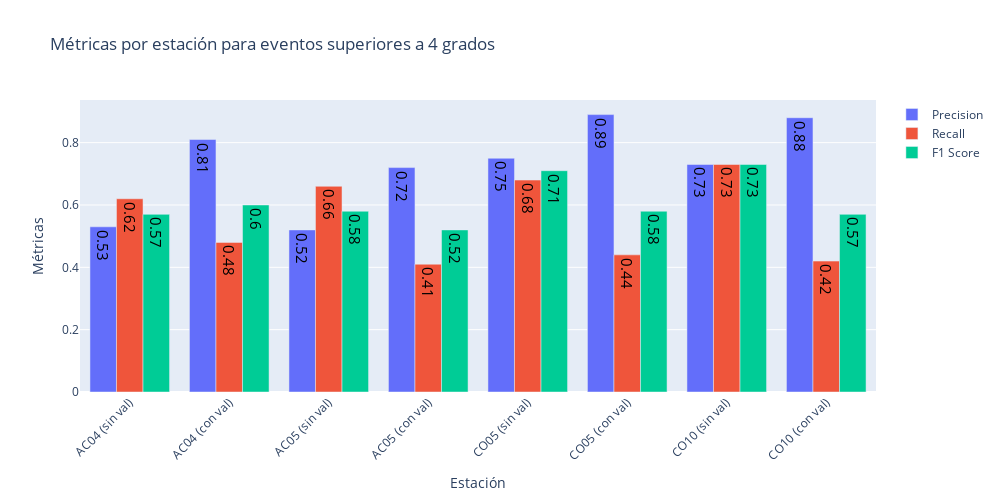
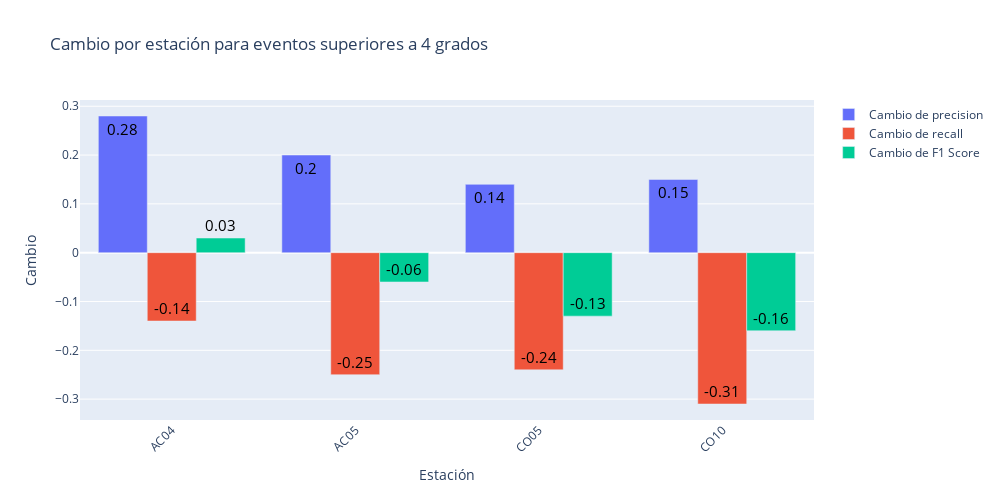
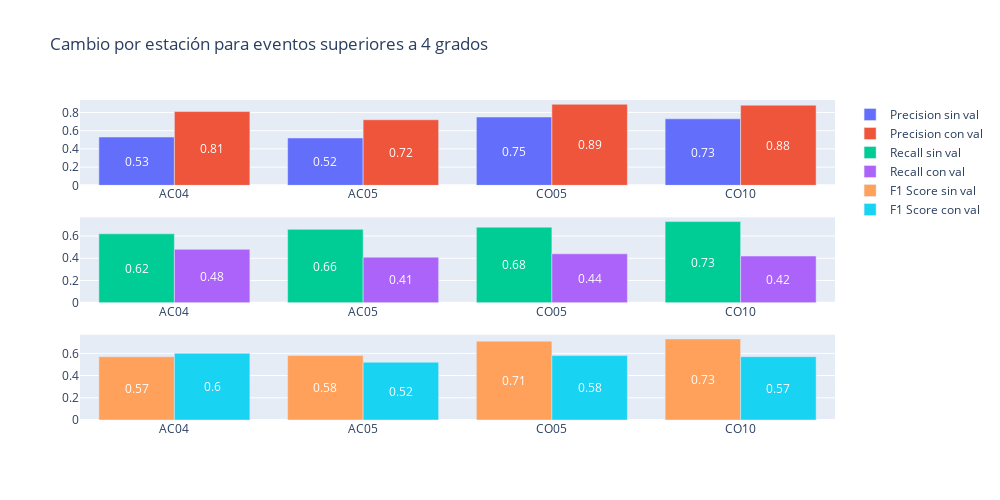
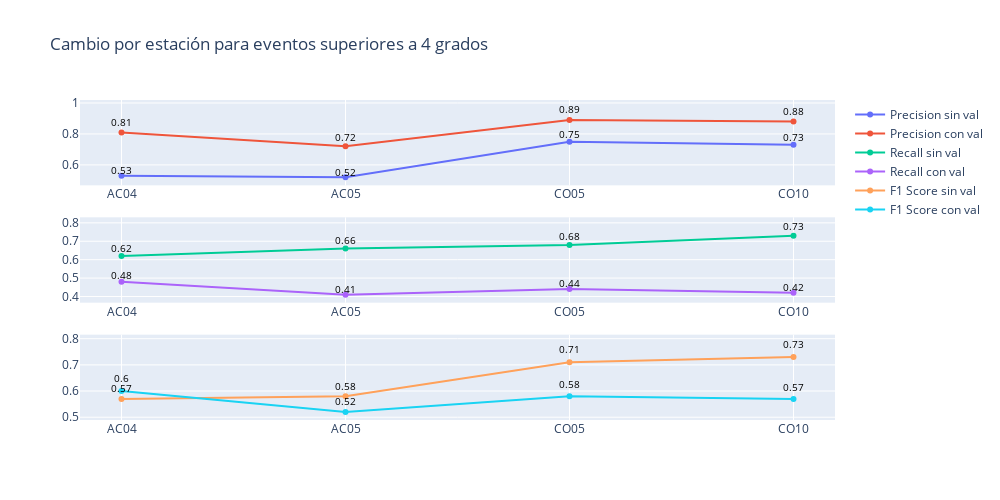

The notebook cell saved with these charts, in order:
### Markdown cell above
## 5.1. Plot de las métricas Precision, Recall y F1-Score antes y después de la validación

### Code cell
resultados_totales = []

for before, after in zip(results_no_val, results_with_val):
    before = before.copy()
    before['identificador'] += ' (sin val)'
    resultados_totales.append(before)

    after = after.copy()
    after['identificador'] += ' (con val)'
    resultados_totales.append(after)


plot_metrics(resultados_totales, titles[3])
plot_differences_amount(results_no_val, results_with_val, titles[3])
plot_differences_bar(results_no_val, results_with_val, titles[3])
plot_differences_scatter(results_no_val, results_with_val, titles[3])

### Figure 1 — Plotly figure (JSON) as saved in the notebook; plotly's stock layout.template omitted (floating-point values rounded to 4 significant figures)
{"data": [{"name": "Precision", "text": ["0.53", "0.81", "0.52", "0.72", "0.75", "0.89", "0.73", "0.88"], "textfont": {"color": "black", "size": 15}, "type": "bar", "x": ["AC04 (sin val)", "AC04 (con val)", "AC05 (sin val)", "AC05 (con val)", "CO05 (sin val)", "CO05 (con val)", "CO10 (sin val)", "CO10 (con val)"], "y": [0.53, 0.81, 0.52, 0.72, 0.75, 0.89, 0.73, 0.88]}, {"name": "Recall", "text": ["0.62", "0.48", "0.66", "0.41", "0.68", "0.44", "0.73", "0.42"], "textfont": {"color": "black", "size": 15}, "type": "bar", "x": ["AC04 (sin val)", "AC04 (con val)", "AC05 (sin val)", "AC05 (con val)", "CO05 (sin val)", "CO05 (con val)", "CO10 (sin val)", "CO10 (con val)"], "y": [0.62, 0.48, 0.66, 0.41, 0.68, 0.44, 0.73, 0.42]}, {"name": "F1 Score", "text": ["0.57", "0.6", "0.58", "0.52", "0.71", "0.58", "0.73", "0.57"], "textfont": {"color": "black", "size": 15}, "type": "bar", "x": ["AC04 (sin val)", "AC04 (con val)", "AC05 (sin val)", "AC05 (con val)", "CO05 (sin val)", "CO05 (con val)", "CO10 (sin val)", "CO10 (con val)"], "y": [0.57, 0.6, 0.58, 0.52, 0.71, 0.58, 0.73, 0.57]}], "layout": {"barmode": "group", "height": 500, "title": {"text": "Métricas por estación para eventos superiores a 4 grados"}, "width": 1000, "xaxis": {"tickangle": -45, "title": {"text": "Estación"}}, "yaxis": {"title": {"text": "Métricas"}}}}

### Figure 2 — Plotly figure (JSON) as saved in the notebook; plotly's stock layout.template omitted (floating-point values rounded to 4 significant figures)
{"data": [{"name": "Cambio de precision", "text": ["0.28", "0.2", "0.14", "0.15"], "textfont": {"color": "black", "size": 15}, "type": "bar", "x": ["AC04", "AC05", "CO05", "CO10"], "y": [0.28, 0.2, 0.14, 0.15]}, {"name": "Cambio de recall", "text": ["-0.14", "-0.25", "-0.24", "-0.31"], "textfont": {"color": "black", "size": 15}, "type": "bar", "x": ["AC04", "AC05", "CO05", "CO10"], "y": [-0.14, -0.25, -0.24, -0.31]}, {"name": "Cambio de F1 Score", "text": ["0.03", "-0.06", "-0.13", "-0.16"], "textfont": {"color": "black", "size": 15}, "type": "bar", "x": ["AC04", "AC05", "CO05", "CO10"], "y": [0.03, -0.06, -0.13, -0.16]}], "layout": {"barmode": "group", "height": 500, "title": {"text": "Cambio por estación para eventos superiores a 4 grados"}, "width": 1000, "xaxis": {"tickangle": -45, "title": {"text": "Estación"}}, "yaxis": {"title": {"text": "Cambio"}}}}

### Figure 3 — Plotly figure (JSON) as saved in the notebook; plotly's stock layout.template omitted (floating-point values rounded to 4 significant figures)
{"data": [{"name": "Precision sin val", "type": "bar", "x": ["AC04", "AC05", "CO05", "CO10"], "xaxis": "x", "y": [0.53, 0.52, 0.75, 0.73], "yaxis": "y"}, {"name": "Precision con val", "type": "bar", "x": ["AC04", "AC05", "CO05", "CO10"], "xaxis": "x", "y": [0.81, 0.72, 0.89, 0.88], "yaxis": "y"}, {"name": "Recall sin val", "type": "bar", "x": ["AC04", "AC05", "CO05", "CO10"], "xaxis": "x2", "y": [0.62, 0.66, 0.68, 0.73], "yaxis": "y2"}, {"name": "Recall con val", "type": "bar", "x": ["AC04", "AC05", "CO05", "CO10"], "xaxis": "x2", "y": [0.48, 0.41, 0.44, 0.42], "yaxis": "y2"}, {"name": "F1 Score sin val", "type": "bar", "x": ["AC04", "AC05", "CO05", "CO10"], "xaxis": "x3", "y": [0.57, 0.58, 0.71, 0.73], "yaxis": "y3"}, {"name": "F1 Score con val", "type": "bar", "x": ["AC04", "AC05", "CO05", "CO10"], "xaxis": "x3", "y": [0.6, 0.52, 0.58, 0.57], "yaxis": "y3"}], "layout": {"annotations": [{"font": {"color": "white", "size": 12}, "showarrow": false, "text": "0.53", "x": -0.2, "xref": "x", "y": 0.265, "yref": "y"}, {"font": {"color": "white", "size": 12}, "showarrow": false, "text": "0.81", "x": 0.2, "xref": "x", "y": 0.405, "yref": "y"}, {"font": {"color": "white", "size": 12}, "showarrow": false, "text": "0.52", "x": 0.8, "xref": "x", "y": 0.26, "yref": "y"}, {"font": {"color": "white", "size": 12}, "showarrow": false, "text": "0.72", "x": 1.2, "xref": "x", "y": 0.36, "yref": "y"}, {"font": {"color": "white", "size": 12}, "showarrow": false, "text": "0.75", "x": 1.8, "xref": "x", "y": 0.375, "yref": "y"}, {"font": {"color": "white", "size": 12}, "showarrow": false, "text": "0.89", "x": 2.2, "xref": "x", "y": 0.445, "yref": "y"}, {"font": {"color": "white", "size": 12}, "showarrow": false, "text": "0.73", "x": 2.8, "xref": "x", "y": 0.365, "yref": "y"}, {"font": {"color": "white", "size": 12}, "showarrow": false, "text": "0.88", "x": 3.2, "xref": "x", "y": 0.44, "yref": "y"}, {"font": {"color": "white", "size": 12}, "showarrow": false, "text": "0.62", "x": -0.2, "xref": "x2", "y": 0.31, "yref": "y2"}, {"font": {"color": "white", "size": 12}, "showarrow": false, "text": "0.48", "x": 0.2, "xref": "x2", "y": 0.24, "yref": "y2"}, {"font": {"color": "white", "size": 12}, "showarrow": false, "text": "0.66", "x": 0.8, "xref": "x2", "y": 0.33, "yref": "y2"}, {"font": {"color": "white", "size": 12}, "showarrow": false, "text": "0.41", "x": 1.2, "xref": "x2", "y": 0.205, "yref": "y2"}, {"font": {"color": "white", "size": 12}, "showarrow": false, "text": "0.68", "x": 1.8, "xref": "x2", "y": 0.34, "yref": "y2"}, {"font": {"color": "white", "size": 12}, "showarrow": false, "text": "0.44", "x": 2.2, "xref": "x2", "y": 0.22, "yref": "y2"}, {"font": {"color": "white", "size": 12}, "showarrow": false, "text": "0.73", "x": 2.8, "xref": "x2", "y": 0.365, "yref": "y2"}, {"font": {"color": "white", "size": 12}, "showarrow": false, "text": "0.42", "x": 3.2, "xref": "x2", "y": 0.21, "yref": "y2"}, {"font": {"color": "white", "size": 12}, "showarrow": false, "text": "0.57", "x": -0.2, "xref": "x3", "y": 0.285, "yref": "y3"}, {"font": {"color": "white", "size": 12}, "showarrow": false, "text": "0.6", "x": 0.2, "xref": "x3", "y": 0.3, "yref": "y3"}, {"font": {"color": "white", "size": 12}, "showarrow": false, "text": "0.58", "x": 0.8, "xref": "x3", "y": 0.29, "yref": "y3"}, {"font": {"color": "white", "size": 12}, "showarrow": false, "text": "0.52", "x": 1.2, "xref": "x3", "y": 0.26, "yref": "y3"}, {"font": {"color": "white", "size": 12}, "showarrow": false, "text": "0.71", "x": 1.8, "xref": "x3", "y": 0.355, "yref": "y3"}, {"font": {"color": "white", "size": 12}, "showarrow": false, "text": "0.58", "x": 2.2, "xref": "x3", "y": 0.29, "yref": "y3"}, {"font": {"color": "white", "size": 12}, "showarrow": false, "text": "0.73", "x": 2.8, "xref": "x3", "y": 0.365, "yref": "y3"}, {"font": {"color": "white", "size": 12}, "showarrow": false, "text": "0.57", "x": 3.2, "xref": "x3", "y": 0.285, "yref": "y3"}], "height": 500, "title": {"text": "Cambio por estación para eventos superiores a 4 grados"}, "width": 1000, "xaxis": {"anchor": "y", "domain": [0, 1]}, "xaxis2": {"anchor": "y2", "domain": [0, 1]}, "xaxis3": {"anchor": "y3", "domain": [0, 1]}, "yaxis": {"anchor": "x", "domain": [0.7333, 1]}, "yaxis2": {"anchor": "x2", "domain": [0.3667, 0.6333]}, "yaxis3": {"anchor": "x3", "domain": [0, 0.2667]}}}

### Figure 4 — Plotly figure (JSON) as saved in the notebook; plotly's stock layout.template omitted (floating-point values rounded to 4 significant figures)
{"data": [{"mode": "lines+markers", "name": "Precision sin val", "type": "scatter", "x": ["AC04", "AC05", "CO05", "CO10"], "xaxis": "x", "y": [0.53, 0.52, 0.75, 0.73], "yaxis": "y"}, {"mode": "lines+markers", "name": "Precision con val", "type": "scatter", "x": ["AC04", "AC05", "CO05", "CO10"], "xaxis": "x", "y": [0.81, 0.72, 0.89, 0.88], "yaxis": "y"}, {"mode": "lines+markers", "name": "Recall sin val", "type": "scatter", "x": ["AC04", "AC05", "CO05", "CO10"], "xaxis": "x2", "y": [0.62, 0.66, 0.68, 0.73], "yaxis": "y2"}, {"mode": "lines+markers", "name": "Recall con val", "type": "scatter", "x": ["AC04", "AC05", "CO05", "CO10"], "xaxis": "x2", "y": [0.48, 0.41, 0.44, 0.42], "yaxis": "y2"}, {"mode": "lines+markers", "name": "F1 Score sin val", "type": "scatter", "x": ["AC04", "AC05", "CO05", "CO10"], "xaxis": "x3", "y": [0.57, 0.58, 0.71, 0.73], "yaxis": "y3"}, {"mode": "lines+markers", "name": "F1 Score con val", "type": "scatter", "x": ["AC04", "AC05", "CO05", "CO10"], "xaxis": "x3", "y": [0.6, 0.52, 0.58, 0.57], "yaxis": "y3"}], "layout": {"annotations": [{"font": {"color": "black", "size": 10}, "showarrow": false, "text": "0.53", "x": "AC04", "xref": "x", "y": 0.5671, "yref": "y"}, {"font": {"color": "black", "size": 10}, "showarrow": false, "text": "0.81", "x": "AC04", "xref": "x", "y": 0.8748, "yref": "y"}, {"font": {"color": "black", "size": 10}, "showarrow": false, "text": "0.52", "x": "AC05", "xref": "x", "y": 0.5564, "yref": "y"}, {"font": {"color": "black", "size": 10}, "showarrow": false, "text": "0.72", "x": "AC05", "xref": "x", "y": 0.7776, "yref": "y"}, {"font": {"color": "black", "size": 10}, "showarrow": false, "text": "0.75", "x": "CO05", "xref": "x", "y": 0.8025, "yref": "y"}, {"font": {"color": "black", "size": 10}, "showarrow": false, "text": "0.89", "x": "CO05", "xref": "x", "y": 0.9612, "yref": "y"}, {"font": {"color": "black", "size": 10}, "showarrow": false, "text": "0.73", "x": "CO10", "xref": "x", "y": 0.7811, "yref": "y"}, {"font": {"color": "black", "size": 10}, "showarrow": false, "text": "0.88", "x": "CO10", "xref": "x", "y": 0.9504, "yref": "y"}, {"font": {"color": "black", "size": 10}, "showarrow": false, "text": "0.62", "x": "AC04", "xref": "x2", "y": 0.6634, "yref": "y2"}, {"font": {"color": "black", "size": 10}, "showarrow": false, "text": "0.48", "x": "AC04", "xref": "x2", "y": 0.5184, "yref": "y2"}, {"font": {"color": "black", "size": 10}, "showarrow": false, "text": "0.66", "x": "AC05", "xref": "x2", "y": 0.7062, "yref": "y2"}, {"font": {"color": "black", "size": 10}, "showarrow": false, "text": "0.41", "x": "AC05", "xref": "x2", "y": 0.4428, "yref": "y2"}, {"font": {"color": "black", "size": 10}, "showarrow": false, "text": "0.68", "x": "CO05", "xref": "x2", "y": 0.7276, "yref": "y2"}, {"font": {"color": "black", "size": 10}, "showarrow": false, "text": "0.44", "x": "CO05", "xref": "x2", "y": 0.4752, "yref": "y2"}, {"font": {"color": "black", "size": 10}, "showarrow": false, "text": "0.73", "x": "CO10", "xref": "x2", "y": 0.7811, "yref": "y2"}, {"font": {"color": "black", "size": 10}, "showarrow": false, "text": "0.42", "x": "CO10", "xref": "x2", "y": 0.4536, "yref": "y2"}, {"font": {"color": "black", "size": 10}, "showarrow": false, "text": "0.57", "x": "AC04", "xref": "x3", "y": 0.6099, "yref": "y3"}, {"font": {"color": "black", "size": 10}, "showarrow": false, "text": "0.6", "x": "AC04", "xref": "x3", "y": 0.648, "yref": "y3"}, {"font": {"color": "black", "size": 10}, "showarrow": false, "text": "0.58", "x": "AC05", "xref": "x3", "y": 0.6206, "yref": "y3"}, {"font": {"color": "black", "size": 10}, "showarrow": false, "text": "0.52", "x": "AC05", "xref": "x3", "y": 0.5616, "yref": "y3"}, {"font": {"color": "black", "size": 10}, "showarrow": false, "text": "0.71", "x": "CO05", "xref": "x3", "y": 0.7597, "yref": "y3"}, {"font": {"color": "black", "size": 10}, "showarrow": false, "text": "0.58", "x": "CO05", "xref": "x3", "y": 0.6264, "yref": "y3"}, {"font": {"color": "black", "size": 10}, "showarrow": false, "text": "0.73", "x": "CO10", "xref": "x3", "y": 0.7811, "yref": "y3"}, {"font": {"color": "black", "size": 10}, "showarrow": false, "text": "0.57", "x": "CO10", "xref": "x3", "y": 0.6156, "yref": "y3"}], "height": 500, "title": {"text": "Cambio por estación para eventos superiores a 4 grados"}, "width": 1000, "xaxis": {"anchor": "y", "domain": [0, 1]}, "xaxis2": {"anchor": "y2", "domain": [0, 1]}, "xaxis3": {"anchor": "y3", "domain": [0, 1]}, "yaxis": {"anchor": "x", "domain": [0.7333, 1]}, "yaxis2": {"anchor": "x2", "domain": [0.3667, 0.6333]}, "yaxis3": {"anchor": "x3", "domain": [0, 0.2667]}}}
